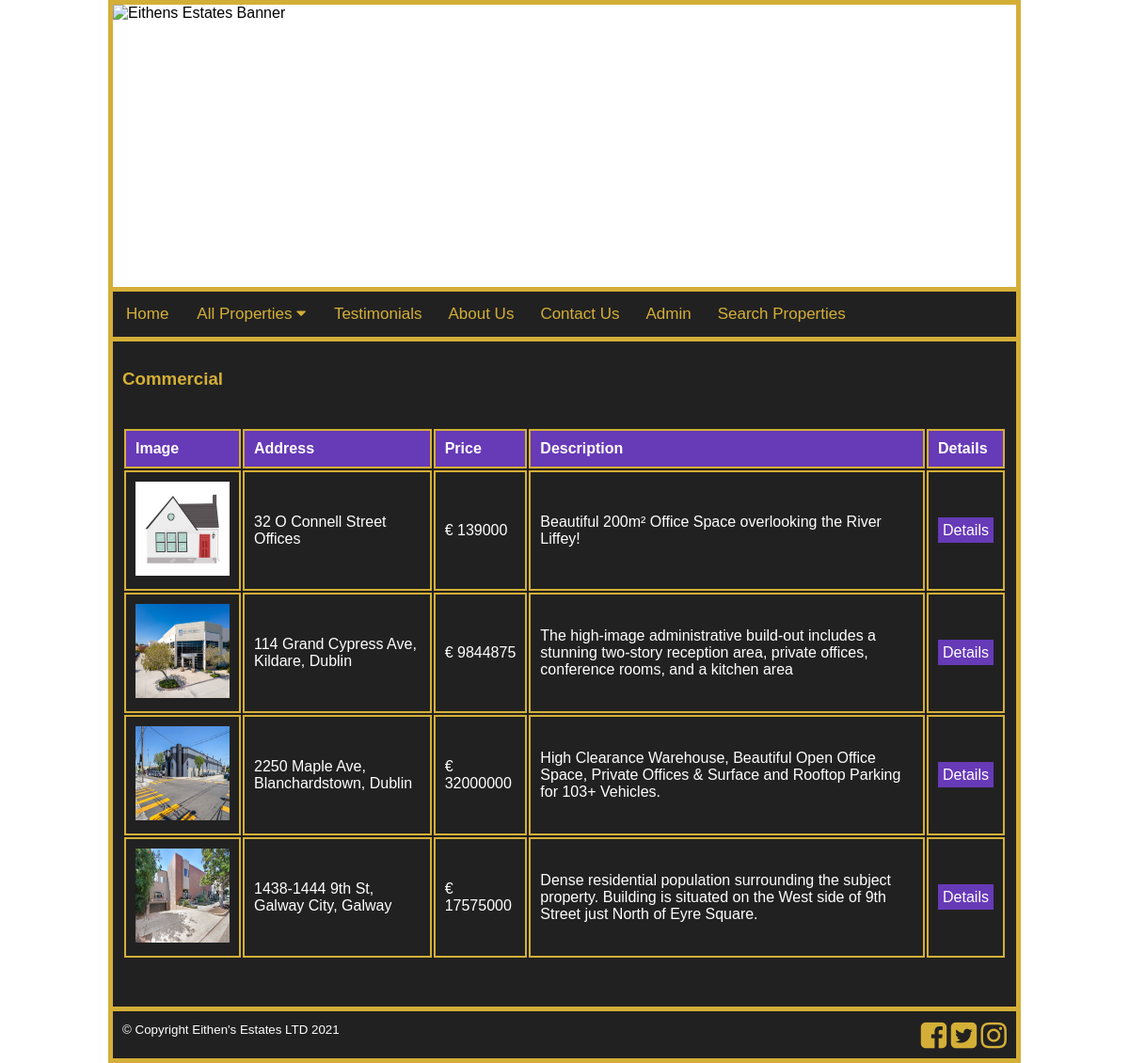
The app's page /displayproperties.php?categoryid=2 with its own data.
### tables this page shows
CREATE TABLE `category` (
  `categoryid` int(11) NOT NULL,
  `categoryname` varchar(50) NOT NULL
);

CREATE TABLE `property` (
  `propertyid` int(11) NOT NULL,
  `address1` varchar(50) NOT NULL,
  `town` varchar(50) NOT NULL,
  `county` varchar(50) NOT NULL,
  `price` double NOT NULL,
  `bedrooms` int(2) DEFAULT NULL,
  `shortdescription` text NOT NULL,
  `longdescription` text NOT NULL,
  `image` varchar(50) NOT NULL,
  `categoryid` int(11) NOT NULL,
  `vendor_email` varchar(30) NOT NULL
);

### displayproperties.php (the view, shortened to what this page needs)
<!DOCTYPE HTML>
<html lang="en">
<head>
 <link rel="stylesheet" href="css/styles.css">
 <link rel="stylesheet" href="https://cdnjs.cloudflare.com/ajax/libs/font-awesome/4.7.0/css/font-awesome.min.css">
 </head>
<body>
<div id="container">
<div id="header">
<img src="images\banner3.png"
width = "100%" height="300" alt = "Eithens Estates Banner">
</div>
<div id="content">
<div id="displayproperties">
<?php
require 'connect.php';
$categoryid= $_GET["categoryid"];
$sql="SELECT * from property, category WHERE property.categoryid=$categoryid AND
category.categoryid=$categoryid";
$result=mysqli_query($link, $sql);
if(mysqli_num_rows($result)>0)
{
$output=mysqli_query($link, $sql);
$getcategory=mysqli_fetch_array($output);
echo "<h3><p style='color:#D4AF37'>";
echo $getcategory["categoryname"];
echo "</p></h3>";
echo "<table>";
echo "<tr>
<td><strong>Image</td>
<td><strong>Address</td>
<td><strong>Price</td>
<td><strong>Description</td>
<td><strong>Details</td>
</tr>";
while($row=mysqli_fetch_array($result)) {
$propertyid=$row["propertyid"];
$image=$row["image"];
$address=$row["address1"];
$productdesc=$row["shortdescription"];
$price=$row["price"];
echo "<tr>
<td><img src='$image' width=100 height=100> </td>
<td>$address</td>
<td>&euro; $price</td>
<td>$productdesc</td>
<td><a href='moredetails.php?propertyid=$propertyid'>Details</a></td>
</tr>";
}
echo "</table>";
}
else
{
echo "<h3> There are currently no items in this category</h3>";
}
?>
</div>
</div>
</div>
</body>
</html>

### css/styles.css (style rules this page uses)
body { background-color: white; margin: 0; font-family:Arial; }
#container { margin: auto; width: 80%; background-color: grey; border: 5px solid #D4AF37; }
#header { background-color: #ffffff; height: 300px; clear: bottom; }
#content { background-color: #212121; padding: 10px; min-height: 300px; clear: top; vertical-align: top; }
#content a { background-color: #673AB7; color: white; text-decoration:none; padding:5px; }
#footer { color: red; background-color: #212121; height: 30px; color: white; border-top: 5px solid #D4AF37; border-right: 0px solid #D4AF37; border-left: 0px solid #D4AF37; border-bottom: 0px solid #D4AF37; padding: 10px; }
#displayproperties { overflow: hidden; }
h3 { margin-bottom: 0; }
table td { padding: 10px; border: 2px solid #D4AF37; }
table { width: 100%; margin-top: 40px; margin-bottom: 40px; }
table tr:nth-child(1) { background-color: #673AB7; height: 40px; }
table tr { background-color:#212121; color: white; }
#socialmedia a { background-color: #212121; text-decoration: none; }
#socialmedia { float: right; width: auto; }
.topnav { overflow: hidden; background-color: #212121; border-top: 5px solid #D4AF37; border-bottom: 5px solid #D4AF37; }
.topnav a { float: left; display: block; color: #D4AF37; background-color: #212121; text-align: center; padding-top: 14px; padding-right: 14px; padding-left: 14px; padding-bottom: 10px; text-decoration: none; font-size: 17px; }
.active { background-color: #212121; color: white; }
.dropdown { float: left; overflow: hidden; }
.dropdown .dropbtn { font-size: 17px; border: none; outline: none; color: #D4AF37; padding: 14px 16px; background-color: #212121; font-family: inherit; margin: 0; }

### records on screen
category: categoryname "Commercial"
property: image (picture), address1 "32 O Connell Street Offices", price "139000", shortdescription "Beautiful 200m² Office Space overlooking the River Liffey!"
property: image (picture), address1 "114 Grand Cypress Ave, Kildare, Dublin", price "9844875", shortdescription "The high-image administrative build-out includes a stunning two-story reception area, private offices, conference rooms, and a kitchen area"
property: image (picture), address1 "2250 Maple Ave, Blanchardstown, Dublin", price "32000000", shortdescription "High Clearance Warehouse, Beautiful Open Office Space, Private Offices & Surface and Rooftop Parking for 103+ Vehicles."
property: image (picture), address1 "1438-1444 9th St, Galway City, Galway", price "17575000", shortdescription "Dense residential population surrounding the subject property. Building is situated on the West side of 9th Street just North of Eyre Square."
